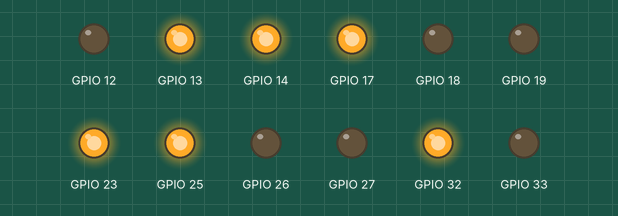
A sketch run on a simulated ESP32. Parts: output pins drawn as LEDs (lit = HIGH).

Above: at 2.5 s.
At 7.5 s:
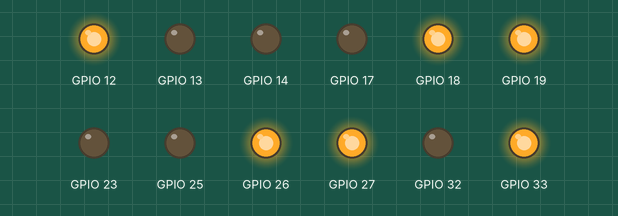
Timing chart, 0 to 13.0 s (numbered marks = the images above):
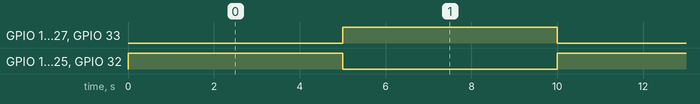

Measured:
- by itself, GPIO 12–14, GPIO 17–19, GPIO 23, GPIO 25–27, GPIO 32, GPIO 33: alternates HIGH for 5.0 s and LOW for 5.0 s

The sketch:

code.ino
```cpp
void setup() {
  // put your setup code here, to run once:
  Serial.begin(9600);
  pinMode(17, OUTPUT);
  pinMode(19, OUTPUT);
  pinMode(18, OUTPUT);
  pinMode(23, OUTPUT);
  pinMode(32, OUTPUT);
  pinMode(33, OUTPUT);
  pinMode(25, OUTPUT);
  pinMode(26, OUTPUT);
  pinMode(27, OUTPUT);
  pinMode(14, OUTPUT);
  pinMode(12, OUTPUT);
  pinMode(13, OUTPUT);
  digitalWrite(17, LOW);
  digitalWrite(19, LOW);
  digitalWrite(18, LOW);
  digitalWrite(23, LOW);
  digitalWrite(32, LOW);
  digitalWrite(33, LOW);
  digitalWrite(25, LOW);
  digitalWrite(26, LOW);
  digitalWrite(27, LOW);
  digitalWrite(14, LOW);
  digitalWrite(12, LOW);
  digitalWrite(13, LOW);

}
void loop() {
  // put your main code here, to run repeatedly:
    digitalWrite(17, LOW);
  digitalWrite(19, LOW);
  digitalWrite(18, LOW);
  digitalWrite(23, LOW);
  digitalWrite(32, LOW);
  digitalWrite(33, LOW);
  digitalWrite(25, LOW);
  digitalWrite(26, LOW);
  digitalWrite(27, LOW);
  digitalWrite(14, LOW);
  digitalWrite(12, LOW);
  digitalWrite(13, LOW);
    digitalWrite(12, LOW);
    digitalWrite(13, HIGH);
    digitalWrite(14, HIGH);
    digitalWrite(27, LOW);
    digitalWrite(17, HIGH);
    digitalWrite(18, LOW);
    digitalWrite(23, HIGH);
    digitalWrite(19, LOW);
    digitalWrite(25, HIGH);
    digitalWrite(26, LOW);
    digitalWrite(32, HIGH);
    digitalWrite(33, LOW);
    delay(5000);
      digitalWrite(17, LOW);
  digitalWrite(19, LOW);
  digitalWrite(18, LOW);
  digitalWrite(23, LOW);
  digitalWrite(32, LOW);
  digitalWrite(33, LOW);
  digitalWrite(25, LOW);
  digitalWrite(26, LOW);
  digitalWrite(27, LOW);
  digitalWrite(14, LOW);
  digitalWrite(12, LOW);
  digitalWrite(13, LOW);
    digitalWrite(12, HIGH);
    digitalWrite(13, LOW);
    digitalWrite(14, LOW);
    digitalWrite(27, HIGH);
    digitalWrite(25, LOW);
    digitalWrite(26, HIGH);
    digitalWrite(32, LOW);
    digitalWrite(33, HIGH);
    digitalWrite(19, HIGH);
    digitalWrite(18, HIGH);
    digitalWrite(23, LOW);
    digitalWrite(17, LOW);
    delay(5000);
}
```
